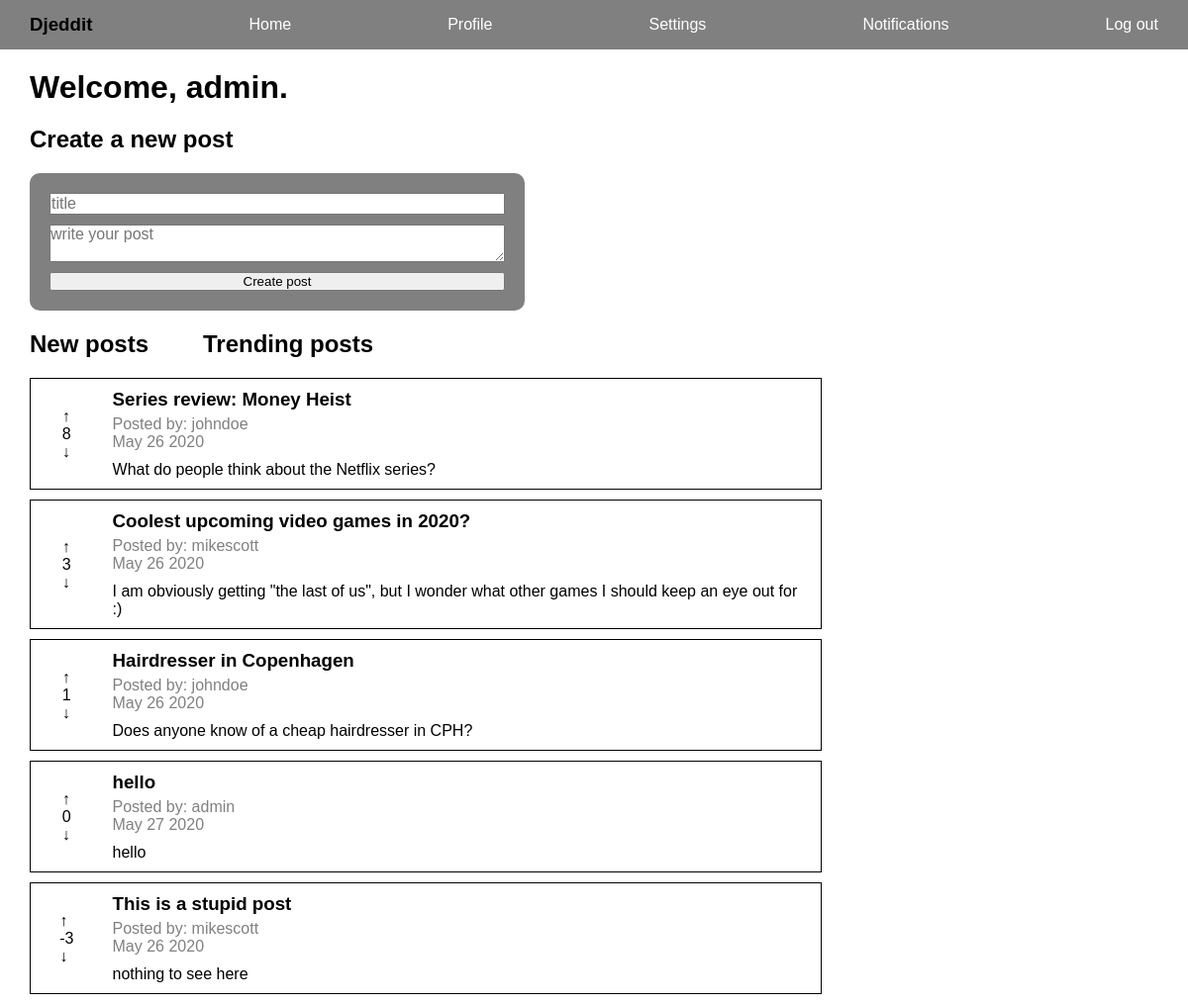
The app's page /reddit/trending/ (signed in) with its own data.
### reddit_app/models.py (models this page shows, shortened)
class Post(models.Model):
    title = models.CharField(max_length=200)
    author = models.ForeignKey(User, on_delete=models.CASCADE)
    text = models.TextField()
    votes = models.IntegerField(default=0)
    created_at = models.DateTimeField(auto_now_add=True)
    def date_posted(self):
        return self.created_at.strftime('%B %d %Y')

### reddit_app/views.py (the view)
# urls.py: path("trending/", views.trending, name="trending"),
def trending(request):
    posts = Post.objects.all().order_by('-votes')
    context = {"posts": posts}
    return render(request, "reddit_app/trending.html", context)

### templates/reddit_app/trending.html (shortened to what this page needs)
{% extends "base.html" %}
{% block content %}
{% if user.username %}
    <h1>Welcome, {{user.username}}.</h1>
{% endif %}
{% if request.user.is_authenticated %}
<div>
    <h2>Create a new post</h2>
    <div class="post-form-container">
        <form class="post-form" method="POST">
            <input type="text" name="title" placeholder="title">
            <textarea name="text" placeholder="write your post"></textarea>
            <button id="create-post">Create post</button>
        </form>
    </div>
</div>
{% endif %}
<div class="post-nav">
    <a href="{% url 'reddit_app:index' %}">
        <h2>New posts</h2>
    </a>
    <a href="{% url 'reddit_app:trending' %}">
        <h2>Trending posts</h2>
    </a>
</div>
<div id="posts">
    {% if posts.count %}
        {% for post in posts %}
            <div class="post-container post-{{post.id}}" style="border: 1px solid black; margin-bottom: 10px;">
                <div>
                    <p class="upvote post-vote" data-votes="{{post.votes}}" data-postid="{{ post.id }}" data-userid="{{ user.id }}">&uarr;</p>
                    <p class="votes">{{post.votes}}</p>
                    <p class="downvote post-vote" data-votes="{{post.votes}}" data-postid="{{ post.id }}" data-userid="{{ user.id }}">&darr;</p>
                </div>
                <div class="post">
                    <a href={% url 'reddit_app:single_post' post.id %}>
                        <h3>{{post.title}}</h3>
                        <div class="post-info">
                            <span>Posted by: {{post.author}}</span>
                            <p>{{post.date_posted}}</p>
                        </div>
                        <p>{{post.text}}</p>
                    </a>
                </div>
            </div>
        {% endfor %}
    {% else %}
        <p>There are no posts</p>
    {% endif %}
</div>
{% load static %}
{% endblock content %}

### static/css/styles.css (style rules this page uses)
* { padding: 0px; margin: 0px; font-family: sans-serif; box-sizing: border-box; }
a { text-decoration: none; }
h2 { padding: 20px 0px; }
.post-form-container { width: 500px; background: gray; padding: 20px; border-radius: 10px; }
.post-form { display: grid; grid-gap: 10px; }
.post-form input, .post-form textarea { font-size: 16px; }
.post-container a { color: black; }
.post-container { display: grid; grid-template-columns: .1fr 1fr; width: 800px; }
.post-container div:nth-child(1) { justify-self: center; align-self: center; }
.post { padding: 10px; }
.post-info { margin-bottom: 10px; }
.post-info { color: gray; }
.post-container h3 { margin-bottom: 5px; }
.post-nav { display: grid; grid-template-columns: 1fr 1fr; width: 350px; }
.post-nav a { color: black; }

### records on screen
Post: votes "8", title "Series review: Money Heist", author "johndoe", date_posted "May 26 2020", text "What do people think about the Netflix series?"
Post: votes "3", title "Coolest upcoming video games in 2020?", author "mikescott", date_posted "May 26 2020", text "I am obviously getting \"the last of us\", but I wonder what other games I should keep an eye out for :)"
Post: votes "1", title "Hairdresser in Copenhagen", author "johndoe", date_posted "May 26 2020", text "Does anyone know of a cheap hairdresser in CPH?"
Post: votes "0", title "hello", author "admin", date_posted "May 27 2020", text "hello"
Post: votes "-3", title "This is a stupid post", author "mikescott", date_posted "May 26 2020", text "nothing to see here"

### other values on screen
{{ user.username }} "admin"
